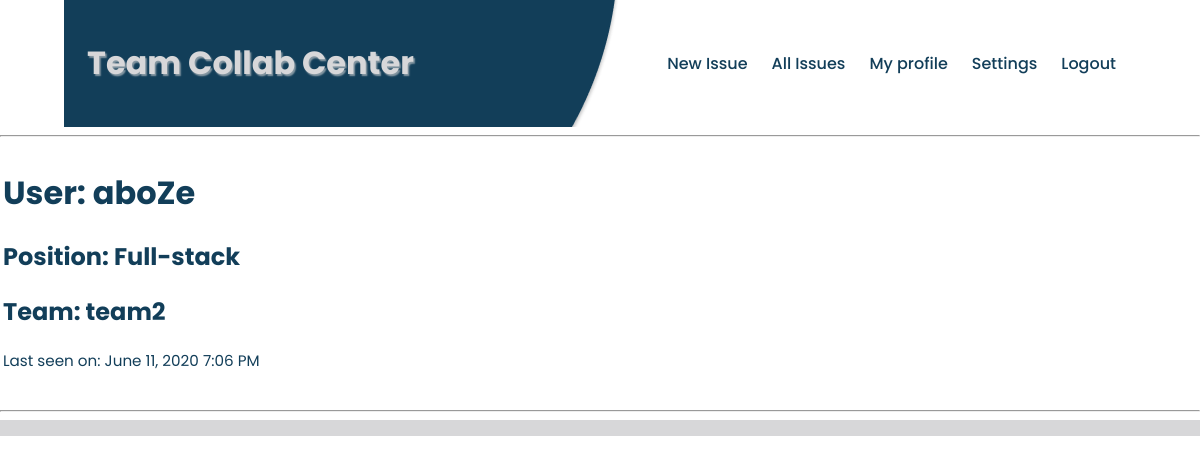
The app's page /user/aboZe (signed in), older data.
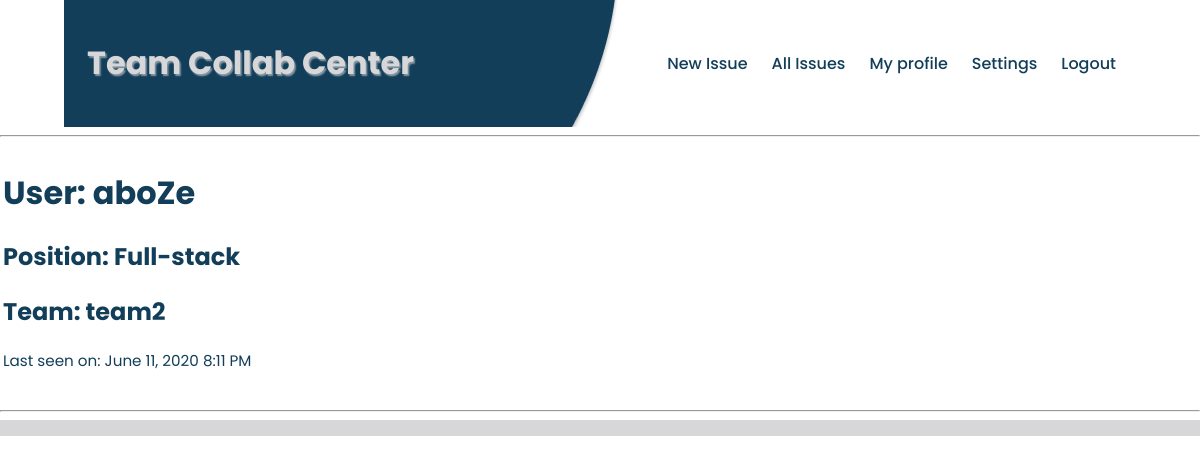
The same page, newer data.
### app/models.py (models this page shows, shortened)
class User(UserMixin, db.Model):
    __tablename__='users'
    id = db.Column(db.Integer, primary_key=True)
    username = db.Column(db.String(64), index=True, unique=True)
    email = db.Column(db.String(120), index=True, unique=True)
    password_hash = db.Column(db.String(128))
    posts = db.relationship('Post', backref='author', lazy='dynamic')
    position_id = db.Column(db.Integer, db.ForeignKey('position.id'))
    about_me = db.Column(db.String(240))
    last_seen = db.Column(db.DateTime, default=datetime.utcnow)
    team_id = db.Column(db.Integer, db.ForeignKey('teams.id'))
    comments = db.relationship('Comment', backref='comment_author', lazy='dynamic')

class Position(db.Model):
    __tablename__='position'
    id = db.Column(db.Integer, primary_key=True)
    name = db.Column(db.String(64), unique=True)
    members = db.relationship('User', backref='position_members')

class Team(db.Model):
    __tablename__='teams'
    id = db.Column(db.Integer, primary_key=True)
    name = db.Column(db.String(64), unique=True)
    members = db.relationship('User', backref='team_members')
    team_posts = db.relationship('Post', backref='team_posts')

### app/routes.py (the view)
@app.route('/user/<username>')
@login_required
def user(username):
    user = User.query.filter_by(username=username).first_or_404()
    page = request.args.get('page', 1, type=int)
    posts = Post.query.filter_by(user_id=user.id).order_by(
        Post.timestamp.desc()).paginate(
        page, app.config['POSTS_PER_PAGE'], False)
    next_url = url_for('user', username=user.username, page=posts.next_num) \
        if posts.has_next else None
    prev_url = url_for('user', username=user.username, page=posts.prev_num) \
        if posts.has_prev else None
    return render_template('user.html', user=user, posts=posts.items,
                           next_url=next_url, prev_url=prev_url)

### app/models.py (called while the page is built)
@login.user_loader
def load_user(id):
    return User.query.get(int(id))

### app/routes.py (called while the page is built)
@app.before_request
def before_request():
    if current_user.is_authenticated:
        current_user.last_seen = datetime.utcnow()
        db.session.commit()

### app/templates/user.html (shortened to what this page needs)
{% extends "base.html" %}
{% block content %}
    <table>
        <tr valign="top">
            <td>
                <h1>User: {{ user.username }}</h1>
                <h2>Position: {{ user.position_members.name }}</h2>
                <h2>Team: {{ user.team_members.name }}</h2>
                {% if user.last_seen %}
                    <p>Last seen on: {{ moment(user.last_seen).format('LLL') }}</p>
                {% endif %}
            </td>
        </tr>
    </table>
    <hr>
{% endblock %}

### app/templates/base.html (shortened to what this page needs)
<!DOCTYPE html>
<html lang="en">
<head>
    <link rel="stylesheet" href="{{ url_for('static',filename='styles/base/style.css') }}">
</head>
<body>
    <header class="main-header">
        <h1 class="name"><a href="{{ url_for('index') }}">Team Collab Center</a></h1>
        <ul class="main-nav">
            {% if current_user.is_anonymous %}
            <li><a href="{{ url_for('login') }}">Login</a></li>
            {% else %}
            <li><a href="{{ url_for('create_issue') }}">New Issue</a></li>
            <li><a href="{{ url_for('explore') }}">All Issues</a></li>
            <li><a href="{{ url_for('user', username=current_user.username) }}">My profile</a></li>
            <li><a href="#">Settings</a></li>
            <li><a href="{{ url_for('logout') }}">Logout</a></li>
            {% endif %}
        </ul>
    </header>
    <hr>
    {% block content %}{% endblock %}
   <footer class="footer"></footer>
</body>
</html>

### app/static/styles/base/style.css (style rules this page uses)
@media (min-width: 769px) { .main-header, .main-nav { display: -webkit-box; display: -ms-flexbox; display: flex; } }
@media (min-width: 769px) { .main-header { -webkit-box-orient: vertical; -webkit-box-direction: normal; -ms-flex-direction: column; flex-direction: column; -webkit-box-align: center; -ms-flex-align: center; align-items: center; } }
@media (min-width: 1025px) { .main-header { -webkit-box-orient: horizontal; -webkit-box-direction: normal; -ms-flex-direction: row; flex-direction: row; -webkit-box-pack: justify; -ms-flex-pack: justify; justify-content: space-between; } }
* { -webkit-box-sizing: border-box; box-sizing: border-box; }
body { font-family: 'Poppins', sans-serif; color: #123e59; margin: 0; }
.main-header { padding: .5rem; background-image: url("../../imgs/Ellipse1.png"); background-size: auto; background-repeat: no-repeat; position: relative; margin: 0 4rem 0 4rem; }
.main-header ul { display: -webkit-box; display: -ms-flexbox; display: flex; -webkit-box-orient: horizontal; -webkit-box-direction: normal; -ms-flex-direction: row; flex-direction: row; -ms-flex-wrap: wrap; flex-wrap: wrap; margin: 0; padding: 0; list-style: none; -webkit-box-align: initial; -ms-flex-align: initial; align-items: initial; }
.main-header ul li a { padding: 0 .75rem; }
.name a { text-align: center; display: block; padding: 10px 15px; color: #d7d7d9; text-shadow: 1.5px 1.5px 1.5px rgba(214, 214, 214, 0.6); text-decoration: none; font-weight: 700; }
.main-nav a { text-align: center; display: block; padding: 10px 15px; color: #123e59; font-weight: 500; }
.main-nav li a { color: #123e59; text-decoration: none; font-weight: 500; }
p { font-size: .95em; margin-bottom: 1.8em; }
.footer { min-height: 2vh; background-color: #d7d7d9; width: 100%; margin: 0; display: -webkit-box; display: -ms-flexbox; display: flex; -webkit-box-pack: space-evenly; -ms-flex-pack: space-evenly; justify-content: space-evenly; -webkit-box-align: baseline; -ms-flex-align: baseline; align-items: baseline; -webkit-box-orient: horizontal; -webkit-box-direction: normal; -ms-flex-direction: row; flex-direction: row; }

Row changes from the older to the newer data that the page shows:
changed User "aboZe": last_seen "June 11, 2020 7:06 PM" → "June 11, 2020 8:11 PM"
